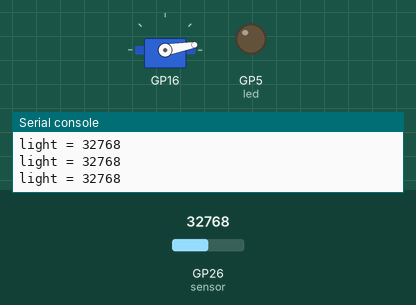
A program run on a simulated Raspberry Pi Pico running MicroPython. On the bench: servo, output pins drawn as LEDs (lit = HIGH), the last lines printed to the serial console. The test bench sets the inputs (shaded band); at power-on: GP26 (sensor) = 32768 (analog values on the 0–65535 scale).

Above: at 3.2 s.
3.3 s: GP26 (sensor) set to 38544
4.8 s: GP26 (sensor) set to 40176
At 5.5 s:
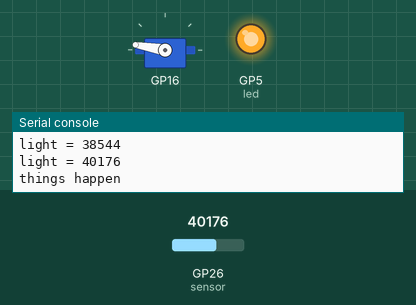
At 6.1 s:
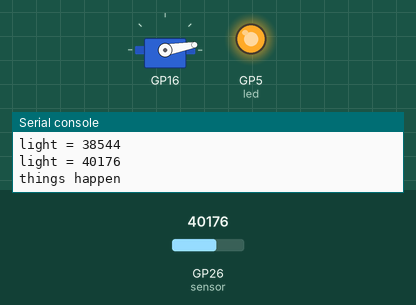
Timing chart, 0 to 13.8 s (numbered marks = the images above; inputs shaded):
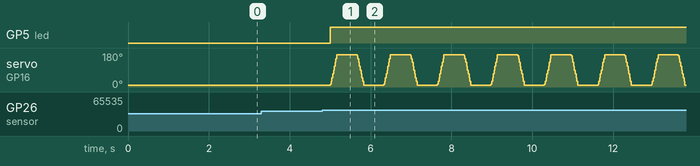

The program:

phototransistor_driven_led_servo.py
```python
from machine import Pin, ADC
from servo import Servo
import utime

utime.sleep(1)

### pico ADC range
min_max_value = (0, 65535)

### phototransistor setup
sensor = ADC(26) # A0
threshold = int(0.6 * (min_max_value[1] - min_max_value[0]))

### led setup
led = Pin(5, Pin.OUT)
led.low() # initially OFF

### servo setup (with micropython-servo package)
## defaults: Servo(min_us=544.0, max_us=2400.0 ,min_deg=0.0, max_deg=180.0, freq=50)
servo = Servo(pin_id=16, min_us=1000.0, max_us=2000.0, min_deg=-90.0, max_deg=90.0, freq=50)
min_max_degs = (-80.0, 80.0) # rotation range
delay = 0.005 # s
servo.write(min_max_degs[0]) # initial position min rotation

utime.sleep(1)

try:
    while True:
        light = sensor.read_u16()
        print("light = %d" % light)
        if light > threshold:
            print("things happen")
            led.high() # led ON
            i = servo.read() # returns the last set degs
            while i < min_max_degs[1]: # rotates servo +1deg at a time until max rotation
                i += 5
                servo.write(i)
                utime.sleep(delay)
            utime.sleep(0.5)
            while i > min_max_degs[0]: # rotates servo -1deg at a time until min rotation
                i -= 5
                servo.write(i)
                utime.sleep(delay)
        else:
            led.low() # led OFF
            servo.write(min_max_degs[0])
        utime.sleep(0.5)

except KeyboardInterrupt:
    print("Stopping the program")
    led.low() # finally OFF
    servo.write(min_max_degs[0]) # finally min rotation
    utime.sleep(1)
```

Measured:
- the behaviour switches between 39312 and 39328 on GP26 (sensor) (found by bisection; images 0 and 1)
- after the input at 4.8 s, GP5 (led): LOW → HIGH after 0.20 s; servo on GP16: 10° → 15° after 0.20 s, then repeats every 1.3 s: 30° 0.02 s, 50° 0.02 s, 70° 0.02 s, 90° 0.02 s, 110° 0.02 s, 130° 0.02 s, 150° 0.02 s, 170° 0.50 s, 165° 0.02 s, 150° 0.02 s, 130° 0.02 s, 110° 0.02 s, 90° 0.02 s, 70° 0.02 s, 50° 0.02 s, 30° 0.02 s, 10° 0.50 s, 15° 0.02 s
